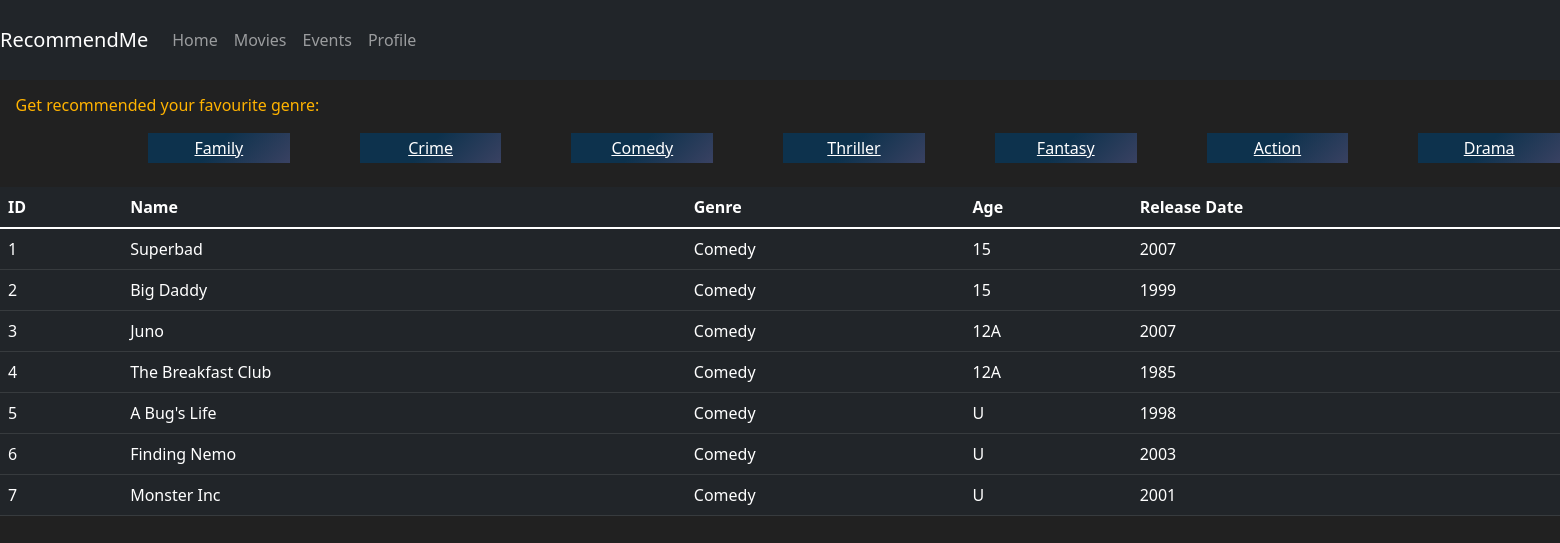
The app's page /profile/movie/comedy (signed in) with its own data.
### webpage/models.py (models this page shows, shortened)
class Comedy(db.Model):
    id = db.Column(db.Integer(), primary_key=True)
    name = db.Column(db.String(length=50), nullable=False, unique=False)
    genre = db.Column(db.String(length=50), nullable=False, unique=False)
    age = db.Column(db.Integer(), nullable=False, unique=False)
    date = db.Column(db.String(length=50), nullable=False, unique=False)

### webpage/route.py (the view)
@app.route('/profile/movie/comedy', methods=['GET', 'POST'])
@login_required
def movie_comedy():
    comedys = Comedy.query.all()
    return render_template('movie_comedy.html', comedys=comedys)

### webpage/models.py (called while the page is built)
@login_manager.user_loader
def load_user(user_id):
    return User.query.get(int(user_id))

### webpage/templates/movie_comedy.html (shortened to what this page needs)
{% extends 'base.html' %}
{% block content %}
<h6 id="movie-reco-h6">Get recommended your favourite genre: </h6>
<div id="movie-reco-button">
    <a style="color:white;" class="more-info noselect" href="{{ url_for('movie_family') }}">Family</a>
    <a style="color:white;" class="more-info noselect" href="{{ url_for('movie_crime') }}">Crime</a>
    <a style="color:white;" class="more-info noselect" href="{{ url_for('movie_comedy') }}">Comedy</a>
    <a style="color:white;" class="more-info noselect" href="{{ url_for('movie_thriller') }}">Thriller</a>
    <a style="color:white;" class="more-info noselect" href="{{ url_for('movie_fantasy') }}">Fantasy</a>
    <a style="color:white;" class="more-info noselect" type="button"href="{{ url_for('movie_action') }}" >Action</a>
    <a style="color:white;" class="more-info noselect" href="{{ url_for('movie_drama') }}">Drama</a>
</div>
<br>
<table class="table table-hover table-dark">
        <thead>
            <tr>
                <th scope="col">ID</th>
                <th scope="col">Name</th>
                <th scope="col">Genre</th>
                <th scope="col">Age</th>
                <th scope="col">Release Date</th>
            </tr>
        </thead>
        <tbody>
           {% for comedy in comedys %}
                <tr>
                    <td>{{ comedy.id }}</td>
                    <td>{{ comedy.name }}</td>
                    <td>{{ comedy.genre }}</td>
                    <td>{{ comedy.age }}</td>
                    <td>{{ comedy.date }}</td>
                </tr>
            {% endfor %}
        </tbody>
</table>
{% endblock %}

### webpage/static/stylesheets/style.css (style rules this page uses)
.background { background-color: #212121; color: white; }
.noselect { -webkit-touch-callout: none; -webkit-user-select: none; -khtml-user-select: none; -moz-user-select: none; -ms-user-select: none; user-select: none; -webkit-tap-highlight-color: transparent; }
.more-info { margin-top: 10px; margin-left: 70px; width: 150px; height: 30px; cursor: pointer; border: none; display: flex; align-items: center; justify-content: center; background-color: #7f5a83; background-image: linear-gradient(315deg, #7f5a83 0%, #0d324d 74%); background-size: 200% 100%; background-position: left; background-repeat: no-repeat; transition: 500ms; }
.more-info:before { color: rgba(255,255,255,0.5); font-size: 16px; position: absolute; display: flex; align-items: center; justify-content: center; width: 140px; height: 40px; background-color: #1b2845; background-image: linear-gradient(315deg, #1b2845 0%, #274060 74%); transition: 500ms; }
#movie-reco-button { display: flex; padding-left: 5%; }
#movie-reco-h6 { color: #ffb300; display: relative; padding-left: 1%; padding-top: 1%; }

### records on screen
Comedy: id "1", name "Superbad", genre "Comedy", age "15", date "2007"
Comedy: id "2", name "Big Daddy", genre "Comedy", age "15", date "1999"
Comedy: id "3", name "Juno", genre "Comedy", age "12A", date "2007"
Comedy: id "4", name "The Breakfast Club", genre "Comedy", age "12A", date "1985"
Comedy: id "5", name "A Bug's Life", genre "Comedy", age "U", date "1998"
Comedy: id "6", name "Finding Nemo", genre "Comedy", age "U", date "2003"
Comedy: id "7", name "Monster Inc", genre "Comedy", age "U", date "2001"
